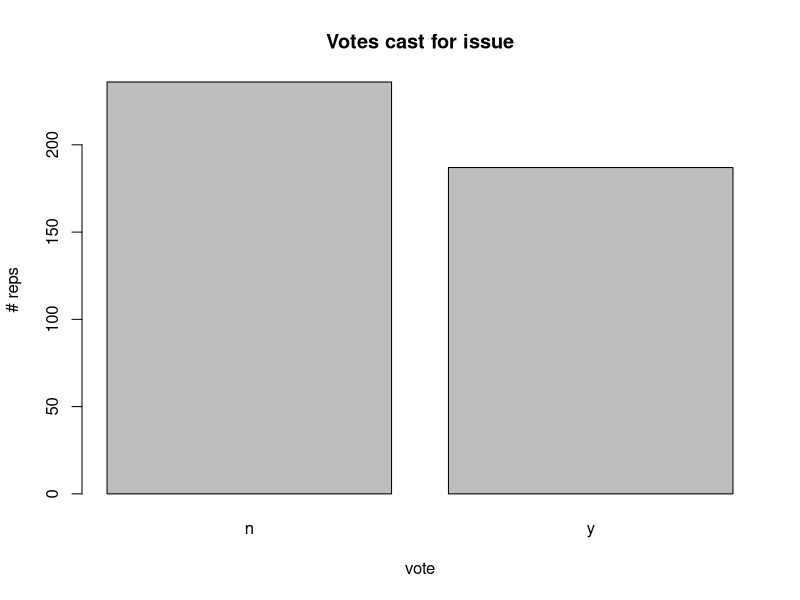
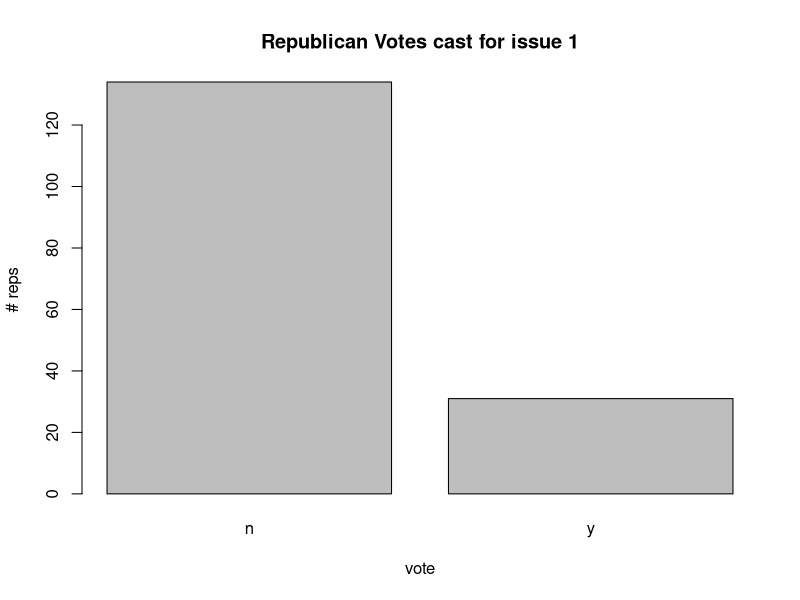
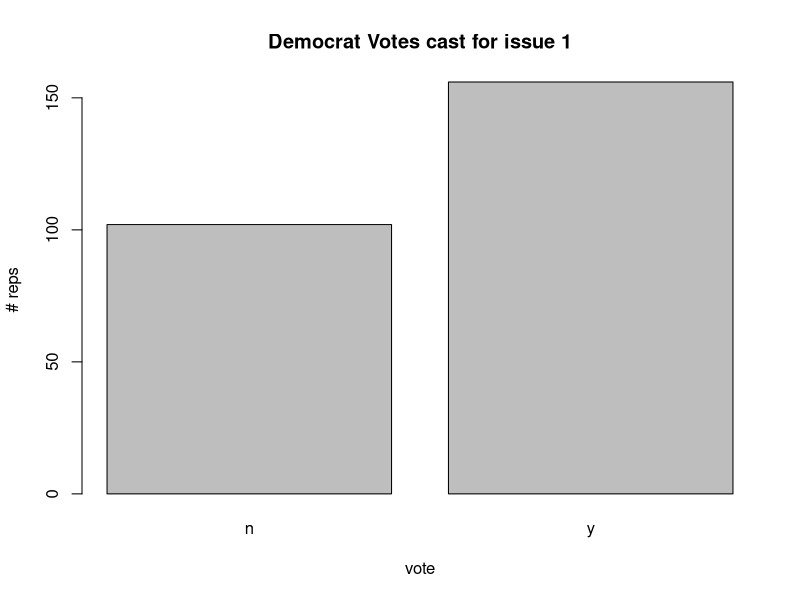

Write the R code that produced these figures, in order.
install.packages("mlbench")
library(mlbench)
data(HouseVotes84)
head(HouseVotes84)
dim(HouseVotes84)
summary(HouseVotes84)
str(HouseVotes84)
nrow(HouseVotes84)
colnames(HouseVotes84)

#barplots for specific issue
plot(as.factor(HouseVotes84[,2]))
title(main = "Votes cast for issue",xlab = "vote",ylab = "# reps")

#by party

plot(as.factor(HouseVotes84[HouseVotes84$Class == 'republican',2]))
title(main = "Republican Votes cast for issue 1", xlab = "vote", ylab = "# reps")
plot(as.factor(HouseVotes84[HouseVotes84$Class == 'democrat',2]))
title(main = "Democrat Votes cast for issue 1", xlab = "vote", ylab = "# reps")

#Functions needed for imputation
#function to return number of NAs by vote and class (democrat or republican)
na_by_col_class <- function (col,cls){return(sum(is.na(HouseVotes84[,col]) & HouseVotes84$Class==cls))}

